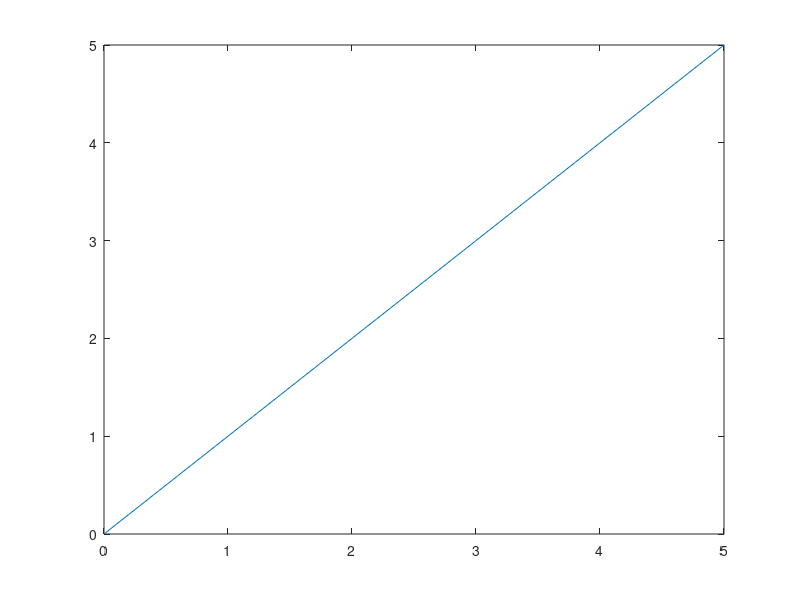

This chart was generated by the following MATLAB code:
x_init = 0; %[m]
y_init = 0; %[m]

x_target = 5; %[m]
y_target = 5; %[m]

x_vel = 1; %[m/s]
y_vel = 1; %[m/s]

target_reached = 0;
timestep = 0.1; %[s]

sample_no = 1;
x_robot(sample_no) = x_init;
y_robot(sample_no) = y_init;
timestamps(sample_no) = 0;
tol = 0.1; %[m]

while ~target_reached 
    %increase timestep
    sample_no =  sample_no + 1;

    %calcualte new postition
    x_robot(sample_no) = x_robot(sample_no - 1) + x_vel * timestep;
    y_robot(sample_no) = y_robot(sample_no - 1) + y_vel * timestep;
    %store timestep
    timestamps(sample_no) = timestamps(sample_no - 1) + timestep;    

    %check if target is reached
    if ((abs(x_robot(sample_no) - x_target) < tol) || (abs(y_robot(sample_no) - y_target) < tol))
        target_reached = 1;
    end

    %insert animation here
    %...
end

figure
plot(x_robot, y_robot);
%plot(x_robot, timestamps);
figure 
%plot(y_robot, timestamps);